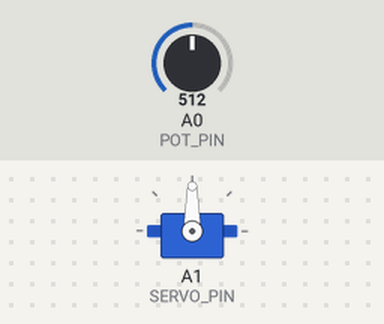
Simulated run of this sketch. Board: Arduino Uno, built with avr-gcc and run on an emulated ATmega328P. Shown: servo. The test bench sets the inputs (shaded band); at power-on: A0 (POT_PIN) = 512.

Above: at 1.2 s.
1.3 s: A0 (POT_PIN) set to 716
At 2.3 s:
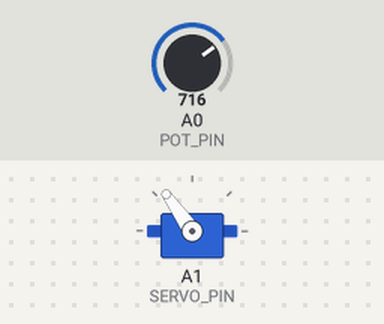
2.8 s: A0 (POT_PIN) set to 900
At 3.3 s:
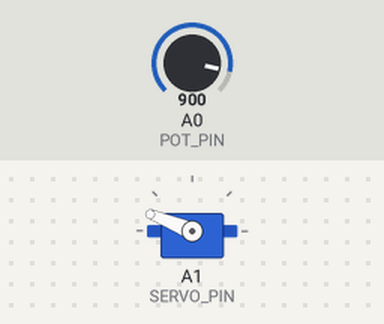
4.3 s: A0 (POT_PIN) set to 1023
At 4.7 s:
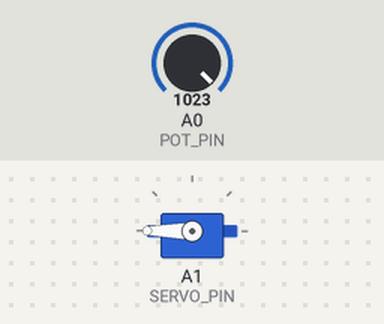
5.8 s: A0 (POT_PIN) set to 306
At 6.8 s:
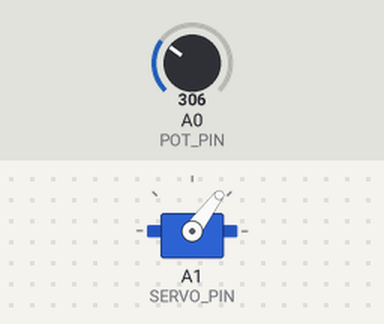
7.3 s: A0 (POT_PIN) set to 122
At 8.3 s:
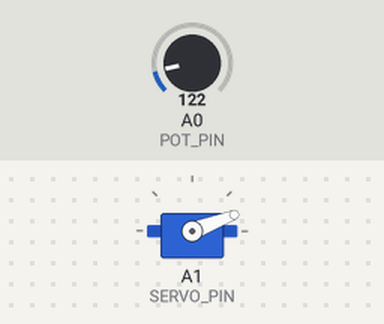
Timing chart, 0 to 9.8 s (numbered marks = the images above; inputs shaded):
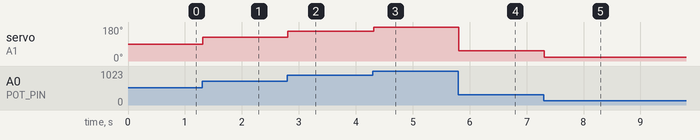

Measured:
- after the input at 1.3 s, servo on A1 (SERVO_PIN): 90° → 125° at once
- after the input at 2.8 s, servo on A1 (SERVO_PIN): 125° → 158° at once
- after the input at 4.3 s, servo on A1 (SERVO_PIN): 158° → 180° at once
- after the input at 5.8 s, servo on A1 (SERVO_PIN): 180° → 53° at once
- after the input at 7.3 s, servo on A1 (SERVO_PIN): 53° → 21° at once

The sketch:

06.servoMotor.ino
```cpp
/*
  Author:

  Learning Intention:
  The students will connect and control a positional servo motor with the Servo library.

  Success Criteria:
    1.  I understand how to connect the servo motor (Grove connector, signal on D3)
    2.  I can manually write different degrees of movement to the servo
    3.  I can map a potentiometer to a servo and control its movement
    4.  I understand the servo's angle is set by the width of each timed pulse
        sent from the microcontroller (the Servo library handles this)

  Hardware:
    Servo          -> Grove connector to D3 (yellow = signal)
    Potentiometer  -> A0
    Small servos can run from the shield's 5V. Larger servos need external power
    with a common ground (you will do this properly in 08.motorFundamentals).

  Optional breadboard reference:
    Bootcamp-servoMotor.png shows the same servo hand-wired without a Grove connector.

  Library setup (once):
    Open the bridge web interface, go to the Libraries tab, search for
    "Servo" (by Arduino) and install it. That provides the #include <Servo.h>
    used below.

  Documentation:
    https://www.sparkfun.com/servos
    https://github.com/arduino-libraries/Servo  <-- We are still using this library
*/

#include <Servo.h>

Servo myServo;

const int SERVO_PIN = A1;
const int POT_PIN = A0;

void setup() {
  pinMode(POT_PIN, INPUT);
  myServo.attach(SERVO_PIN);   // servo signal on D3
  myServo.write(90);           // move to the middle
}

void loop() {
  int value = analogRead(POT_PIN);
  int angle = map(value, 0, 1023, 0, 180);
  myServo.write(angle);
  delay(15);
  }
      // move to the middle
```
